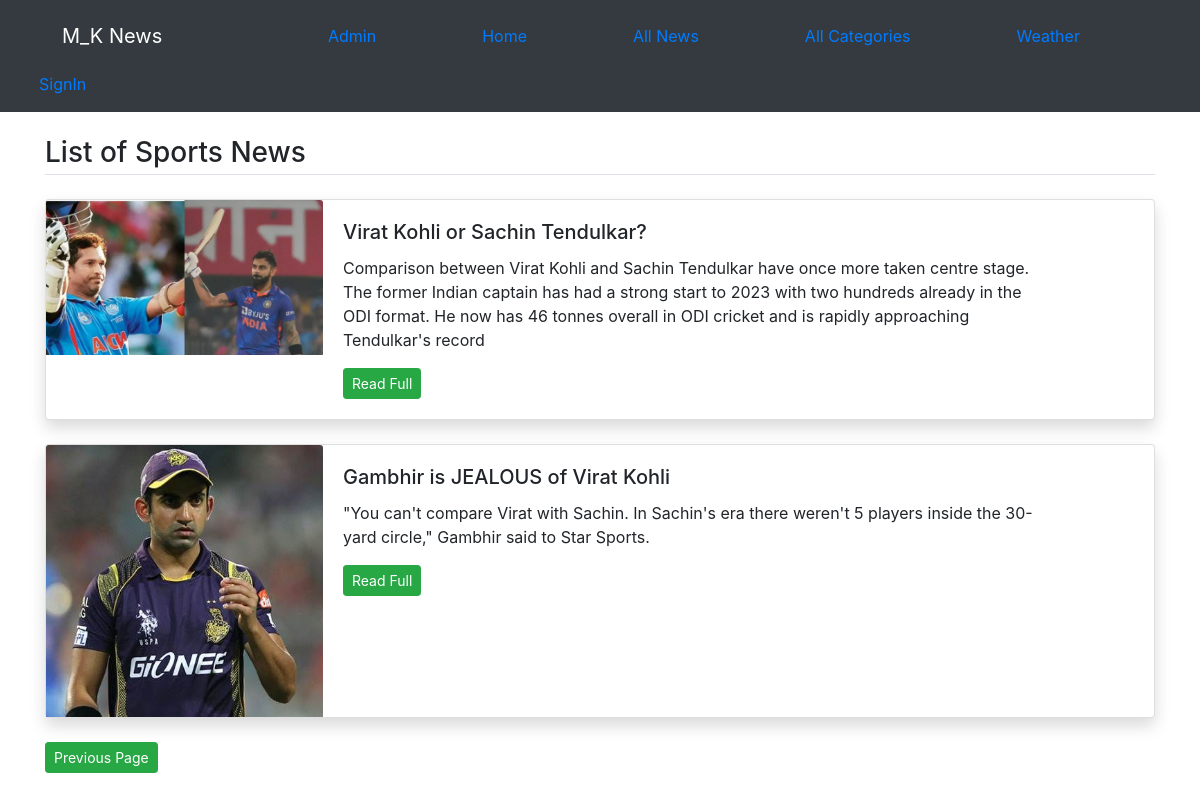
The page /category/1 on the database as committed earlier.
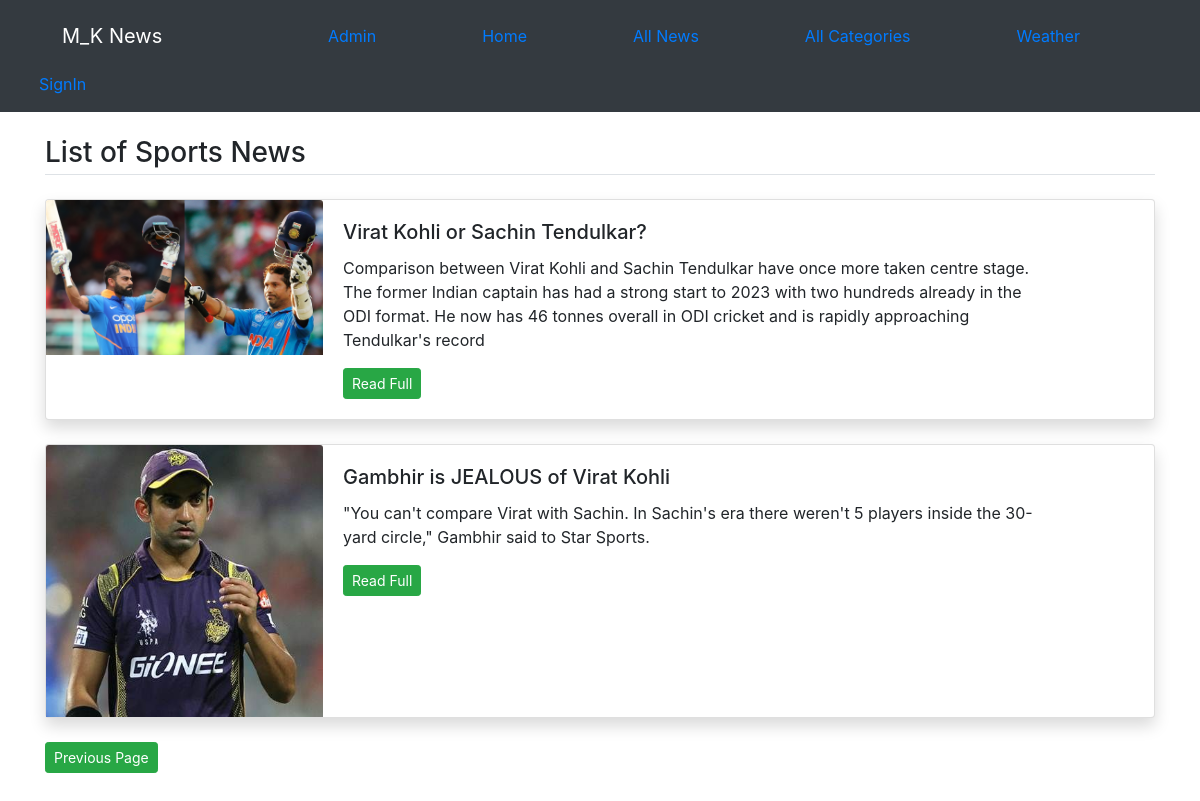
The same page on the database as committed later.
### news/models.py (models this page shows, shortened)
class Categories(models.Model):
    title=models.CharField(max_length=200)
    category_image=models.ImageField(upload_to='imgs/')
    class Meta:
        verbose_name_plural='categories'

class News(models.Model):
    category=models.ForeignKey(Categories,on_delete=models.CASCADE)
    title=models.CharField(max_length=200)
    image=models.ImageField(upload_to='imgs/')
    detail=models.TextField()
    class Meta:
        verbose_name_plural='news'

### news/views.py (the view)
# urls.py: path('category/<int:id>',views.category,name='category'),
def category(request,id):
    category=Categories.objects.get(id=id)
    news=News.objects.filter(category=category)
    return render(request,'category-news.html',{
        'all_news':news,
        'categories':category
    })

### news/templates/category-news.html
{% extends 'main.html' %}
{% block content %}
<main class="container mt-3 mb-5">
	<h3 class="border-bottom pb-1 my-4">List of {{categories.title}} News</h3>
    {% for news in all_news %}
	<div class="card mb-4 shadow">
	  <div class="row no-gutters">
	    <div class="col-md-3">
            <img 	src="/media/{{news.image}}" class="card-img-top" >
	    </div>
	    <div class="col-md-8">
	      <div class="card-body">
	        <h5 class="card-title">{{news.title}}</h5>
	        <p class="card-text">{{news.detail}}</p>
	        <p class="card-text"><a href="/detail/{{news.id}}" class="btn btn-sm btn-success">Read Full</a></p>
	      </div>
	    </div>
	  </div>
    </div>
    {% endfor %}
	<p  class="card-text"><a href="/all-category" class="btn btn-sm btn-success">Previous Page</a></p>
</main>
{% endblock %}

### news/templates/main.html (shortened to what this page needs)
{% load static %}
<!DOCTYPE html>
<html>
<head>
	<link rel="stylesheet" href="https://cdn.jsdelivr.net/npm/bootstrap@4.4.1/dist/css/bootstrap.min.css">
</head>
<body>
	<nav class="navbar navbar-exapand-lg navbar-dark bg-dark">
		<div class="container row d-flex p-2 justify-content-around" >
		  <div><a class="navbar-brand " style="width: 9rem" href="/">M_K News</a></div>
		  <div style="width:18"><a class="text-decoration-none" href="admin/">Admin</a></div>
		  <div style="width:18"><a class="text-decoration-none" href="/">Home</a></div>
		  <div style="width:18"><a class="text-decoration-none" href="{% url 'all-news' %}">All News</a></div>
		  <div style="width:18"><a class="text-decoration-none" href="{% url 'all-category' %}">All Categories</a></div>
		  <div style="width:18"><a class="text-decoration-none" href="{% url 'weather' %}">Weather </a></div>
		  </div>
		<div class ="d-flex p-2 justify-content-end">
			{% if user.is_authenticated %}
			<div class="row">
				<div >
			     <a class="fs-1 text-end font-monospace fw-bold text-white">Welcome {{user.username}}</a>
				</div>
				<div class="col-lg-6" style="width:18"><a class="text-decoration-none" href="{% url 'signout' %}">SingOut </a></div>
			</div>
			{% else %}
				<div class="col-lg-12 " style="width:18"><a class="text-decoration-none" href="{% url 'signin' %}">SignIn </a></div>
			{% endif %}
		</div>
    </nav>
    {% block content %}
    {% endblock %}
	<script src="https://cdn.jsdelivr.net/npm/bootstrap@4.4.1/dist/js/bootstrap.min.js"></script></body>
</html>

Rows that differ between the two databases and show on the page:
changed News "Virat Kohli or Sachin Tendulkar?": image: a different picture
